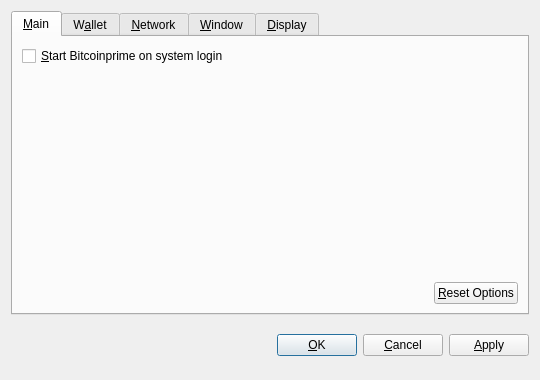
<?xml version="1.0" encoding="UTF-8"?>
<ui version="4.0">
 <class>OptionsDialog</class>
 <widget class="QDialog" name="OptionsDialog">
  <property name="geometry">
   <rect>
    <x>0</x>
    <y>0</y>
    <width>540</width>
    <height>380</height>
   </rect>
  </property>
  <property name="windowTitle">
   <string>Options</string>
  </property>
  <property name="modal">
   <bool>true</bool>
  </property>
  <layout class="QVBoxLayout" name="verticalLayout">
   <item>
    <widget class="QTabWidget" name="tabWidget">
     <property name="tabPosition">
      <enum>QTabWidget::North</enum>
     </property>
     <property name="currentIndex">
      <number>0</number>
     </property>
     <widget class="QWidget" name="tabMain">
      <attribute name="title">
       <string>&amp;Main</string>
      </attribute>
      <layout class="QVBoxLayout" name="verticalLayout_Main">
       <item>
        <widget class="QCheckBox" name="bitcoinAtStartup">
         <property name="toolTip">
          <string>Automatically start Bitcoinprime after logging in to the system.</string>
         </property>
         <property name="text">
          <string>&amp;Start Bitcoinprime on system login</string>
         </property>
        </widget>
       </item>
       <item>
        <spacer name="verticalSpacer_Main">
         <property name="orientation">
          <enum>Qt::Vertical</enum>
         </property>
         <property name="sizeHint" stdset="0">
          <size>
           <width>20</width>
           <height>40</height>
          </size>
         </property>
        </spacer>
       </item>
       <item>
        <layout class="QHBoxLayout" name="horizontalLayout_2_Main">
         <item>
          <spacer name="horizontalSpacer_2_Main">
           <property name="orientation">
            <enum>Qt::Horizontal</enum>
           </property>
           <property name="sizeHint" stdset="0">
            <size>
             <width>40</width>
             <height>20</height>
            </size>
           </property>
          </spacer>
         </item>
         <item>
          <widget class="QPushButton" name="resetButton">
           <property name="toolTip">
            <string>Reset all client options to default.</string>
           </property>
           <property name="text">
            <string>&amp;Reset Options</string>
           </property>
           <property name="autoDefault">
            <bool>false</bool>
           </property>
          </widget>
         </item>
        </layout>
       </item>
      </layout>
     </widget>
     <widget class="QWidget" name="tabWallet">
      <attribute name="title">
       <string>W&amp;allet</string>
      </attribute>
      <layout class="QVBoxLayout" name="verticalLayout_Network">
       <item>
        <widget class="QLabel" name="transactionFeeInfoLabel">
         <property name="text">
          <string>Optional transaction fee per kB that helps make sure your transactions are processed quickly. Most transactions are 1 kB.</string>
         </property>
         <property name="textFormat">
          <enum>Qt::PlainText</enum>
         </property>
         <property name="wordWrap">
          <bool>true</bool>
         </property>
        </widget>
       </item>
       <item>
        <layout class="QHBoxLayout" name="horizontalLayout_1_Main">
         <item>
          <widget class="QLabel" name="transactionFeeLabel">
           <property name="text">
            <string>Pay transaction &amp;fee</string>
           </property>
           <property name="textFormat">
            <enum>Qt::PlainText</enum>
           </property>
           <property name="buddy">
            <cstring>transactionFee</cstring>
           </property>
          </widget>
         </item>
         <item>
          <widget class="BitcoinAmountField" name="transactionFee"/>
         </item>
         <item>
          <spacer name="horizontalSpacer_1_Main">
           <property name="orientation">
            <enum>Qt::Horizontal</enum>
           </property>
           <property name="sizeHint" stdset="0">
            <size>
             <width>40</width>
             <height>20</height>
            </size>
           </property>
          </spacer>
         </item>
        </layout>
       </item>
       <item>
        <widget class="QLabel" name="label">
         <property name="text">
          <string>If you disable the spending of unconfirmed change, the change from a transaction cannot be used until that transaction has at least one confirmation. This also affects how your balance is computed.</string>
         </property>
         <property name="wordWrap">
          <bool>true</bool>
         </property>
        </widget>
       </item>
       <item>
        <widget class="QCheckBox" name="spendZeroConfChange">
         <property name="text">
          <string>Spend unconfirmed change  (experts only)</string>
         </property>
        </widget>
       </item>
       <item>
        <spacer name="verticalSpacer">
         <property name="orientation">
          <enum>Qt::Vertical</enum>
         </property>
         <property name="sizeHint" stdset="0">
          <size>
           <width>20</width>
           <height>40</height>
          </size>
         </property>
        </spacer>
       </item>
      </layout>
     </widget>
     <widget class="QWidget" name="tabNetwork">
      <attribute name="title">
       <string>&amp;Network</string>
      </attribute>
      <layout class="QVBoxLayout" name="verticalLayout_Network">
       <item>
        <widget class="QCheckBox" name="mapPortUpnp">
         <property name="toolTip">
          <string>Automatically open the Bitcoinprime client port on the router. This only works when your router supports UPnP and it is enabled.</string>
         </property>
         <property name="text">
          <string>Map port using &amp;UPnP</string>
         </property>
        </widget>
       </item>
       <item>
        <widget class="QCheckBox" name="connectSocks">
         <property name="toolTip">
          <string>Connect to the Bitcoinprime network through a SOCKS proxy (e.g. when connecting through Tor).</string>
         </property>
         <property name="text">
          <string>&amp;Connect through SOCKS proxy:</string>
         </property>
        </widget>
       </item>
       <item>
        <layout class="QHBoxLayout" name="horizontalLayout_Network">
         <item>
          <widget class="QLabel" name="proxyIpLabel">
           <property name="text">
            <string>Proxy &amp;IP:</string>
           </property>
           <property name="textFormat">
            <enum>Qt::PlainText</enum>
           </property>
           <property name="buddy">
            <cstring>proxyIp</cstring>
           </property>
          </widget>
         </item>
         <item>
          <widget class="QValidatedLineEdit" name="proxyIp">
           <property name="maximumSize">
            <size>
             <width>140</width>
             <height>16777215</height>
            </size>
           </property>
           <property name="toolTip">
            <string>IP address of the proxy (e.g. 127.0.0.1)</string>
           </property>
          </widget>
         </item>
         <item>
          <widget class="QLabel" name="proxyPortLabel">
           <property name="text">
            <string>&amp;Port:</string>
           </property>
           <property name="textFormat">
            <enum>Qt::PlainText</enum>
           </property>
           <property name="buddy">
            <cstring>proxyPort</cstring>
           </property>
          </widget>
         </item>
         <item>
          <widget class="QLineEdit" name="proxyPort">
           <property name="maximumSize">
            <size>
             <width>55</width>
             <height>16777215</height>
            </size>
           </property>
           <property name="toolTip">
            <string>Port of the proxy (e.g. 9050)</string>
           </property>
          </widget>
         </item>
         <item>
          <widget class="QLabel" name="socksVersionLabel">
           <property name="text">
            <string>SOCKS &amp;Version:</string>
           </property>
           <property name="textFormat">
            <enum>Qt::PlainText</enum>
           </property>
           <property name="buddy">
            <cstring>socksVersion</cstring>
           </property>
          </widget>
         </item>
         <item>
          <widget class="QValueComboBox" name="socksVersion">
           <property name="toolTip">
            <string>SOCKS version of the proxy (e.g. 5)</string>
           </property>
          </widget>
         </item>
         <item>
          <spacer name="horizontalSpacer_Network">
           <property name="orientation">
            <enum>Qt::Horizontal</enum>
           </property>
           <property name="sizeHint" stdset="0">
            <size>
             <width>40</width>
             <height>20</height>
            </size>
           </property>
          </spacer>
         </item>
        </layout>
       </item>
       <item>
        <spacer name="verticalSpacer_Network">
         <property name="orientation">
          <enum>Qt::Vertical</enum>
         </property>
         <property name="sizeHint" stdset="0">
          <size>
           <width>20</width>
           <height>40</height>
          </size>
         </property>
        </spacer>
       </item>
      </layout>
     </widget>
     <widget class="QWidget" name="tabWindow">
      <attribute name="title">
       <string>&amp;Window</string>
      </attribute>
      <layout class="QVBoxLayout" name="verticalLayout_Window">
       <item>
        <widget class="QCheckBox" name="minimizeToTray">
         <property name="toolTip">
          <string>Show only a tray icon after minimizing the window.</string>
         </property>
         <property name="text">
          <string>&amp;Minimize to the tray instead of the taskbar</string>
         </property>
        </widget>
       </item>
       <item>
        <widget class="QCheckBox" name="minimizeOnClose">
         <property name="toolTip">
          <string>Minimize instead of exit the application when the window is closed. When this option is enabled, the application will be closed only after selecting Quit in the menu.</string>
         </property>
         <property name="text">
          <string>M&amp;inimize on close</string>
         </property>
        </widget>
       </item>
       <item>
        <spacer name="verticalSpacer_Window">
         <property name="orientation">
          <enum>Qt::Vertical</enum>
         </property>
         <property name="sizeHint" stdset="0">
          <size>
           <width>20</width>
           <height>40</height>
          </size>
         </property>
        </spacer>
       </item>
      </layout>
     </widget>
     <widget class="QWidget" name="tabDisplay">
      <attribute name="title">
       <string>&amp;Display</string>
      </attribute>
      <layout class="QVBoxLayout" name="verticalLayout_Display">
       <item>
        <layout class="QHBoxLayout" name="horizontalLayout_1_Display">
         <item>
          <widget class="QLabel" name="langLabel">
           <property name="text">
            <string>User Interface &amp;language:</string>
           </property>
           <property name="textFormat">
            <enum>Qt::PlainText</enum>
           </property>
           <property name="buddy">
            <cstring>lang</cstring>
           </property>
          </widget>
         </item>
         <item>
          <widget class="QValueComboBox" name="lang">
           <property name="toolTip">
            <string>The user interface language can be set here. This setting will take effect after restarting Bitcoinprime.</string>
           </property>
          </widget>
         </item>
        </layout>
       </item>
       <item>
        <layout class="QHBoxLayout" name="horizontalLayout_2_Display">
         <item>
          <widget class="QLabel" name="unitLabel">
           <property name="text">
            <string>&amp;Unit to show amounts in:</string>
           </property>
           <property name="textFormat">
            <enum>Qt::PlainText</enum>
           </property>
           <property name="buddy">
            <cstring>unit</cstring>
           </property>
          </widget>
         </item>
         <item>
          <widget class="QValueComboBox" name="unit">
           <property name="toolTip">
            <string>Choose the default subdivision unit to show in the interface and when sending coins.</string>
           </property>
          </widget>
         </item>
        </layout>
       </item>
       <item>
        <widget class="QCheckBox" name="displayAddresses">
         <property name="toolTip">
          <string>Whether to show Bitcoinprime addresses in the transaction list or not.</string>
         </property>
         <property name="text">
          <string>&amp;Display addresses in transaction list</string>
         </property>
        </widget>
       </item>
       <item>
        <widget class="QCheckBox" name="coinControlFeatures">
         <property name="toolTip">
          <string>Whether to show coin control features or not.</string>
         </property>
         <property name="text">
          <string>Display coin &amp;control features (experts only!)</string>
         </property>
        </widget>
       </item>
       <item>
        <spacer name="verticalSpacer_Display">
         <property name="orientation">
          <enum>Qt::Vertical</enum>
         </property>
         <property name="sizeHint" stdset="0">
          <size>
           <width>20</width>
           <height>40</height>
          </size>
         </property>
        </spacer>
       </item>
      </layout>
     </widget>
    </widget>
   </item>
   <item>
    <layout class="QHBoxLayout" name="horizontalLayout_Buttons">
     <item>
      <spacer name="horizontalSpacer_1">
       <property name="orientation">
        <enum>Qt::Horizontal</enum>
       </property>
       <property name="sizeHint" stdset="0">
        <size>
         <width>40</width>
         <height>48</height>
        </size>
       </property>
      </spacer>
     </item>
     <item>
      <widget class="QLabel" name="statusLabel">
       <property name="font">
        <font>
         <weight>75</weight>
         <bold>true</bold>
        </font>
       </property>
       <property name="text">
        <string/>
       </property>
       <property name="textFormat">
        <enum>Qt::PlainText</enum>
       </property>
       <property name="wordWrap">
        <bool>true</bool>
       </property>
      </widget>
     </item>
     <item>
      <spacer name="horizontalSpacer_2">
       <property name="orientation">
        <enum>Qt::Horizontal</enum>
       </property>
       <property name="sizeHint" stdset="0">
        <size>
         <width>40</width>
         <height>48</height>
        </size>
       </property>
      </spacer>
     </item>
     <item>
      <widget class="QPushButton" name="okButton">
       <property name="text">
        <string>&amp;OK</string>
       </property>
      </widget>
     </item>
     <item>
      <widget class="QPushButton" name="cancelButton">
       <property name="text">
        <string>&amp;Cancel</string>
       </property>
       <property name="autoDefault">
        <bool>false</bool>
       </property>
      </widget>
     </item>
     <item>
      <widget class="QPushButton" name="applyButton">
       <property name="text">
        <string>&amp;Apply</string>
       </property>
       <property name="autoDefault">
        <bool>false</bool>
       </property>
      </widget>
     </item>
    </layout>
   </item>
  </layout>
 </widget>
 <customwidgets>
  <customwidget>
   <class>BitcoinAmountField</class>
   <extends>QSpinBox</extends>
   <header>bitcoinamountfield.h</header>
  </customwidget>
  <customwidget>
   <class>QValueComboBox</class>
   <extends>QComboBox</extends>
   <header>qvaluecombobox.h</header>
  </customwidget>
  <customwidget>
   <class>QValidatedLineEdit</class>
   <extends>QLineEdit</extends>
   <header>qvalidatedlineedit.h</header>
  </customwidget>
 </customwidgets>
 <resources/>
 <connections/>
</ui>
